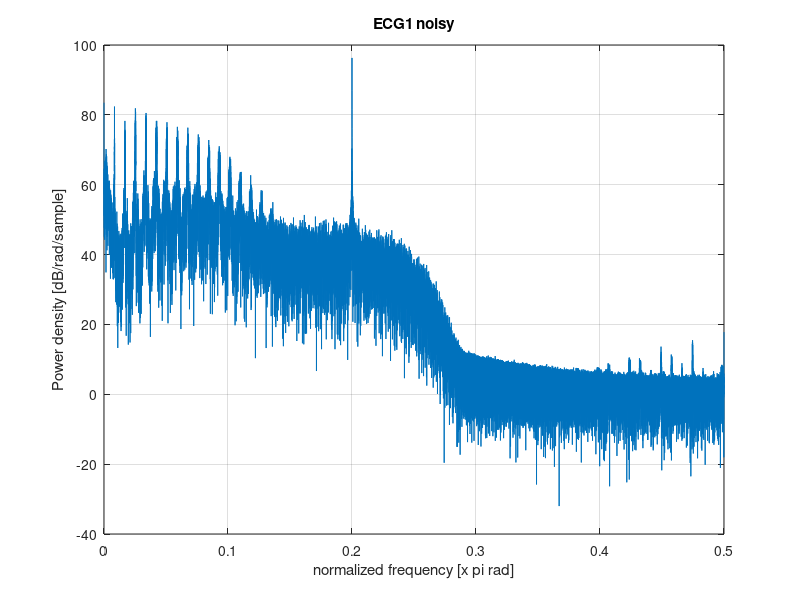
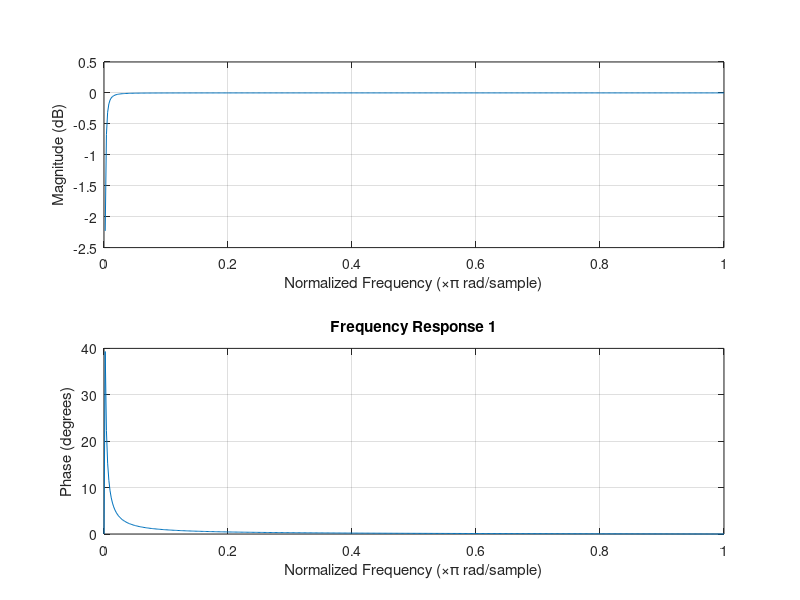
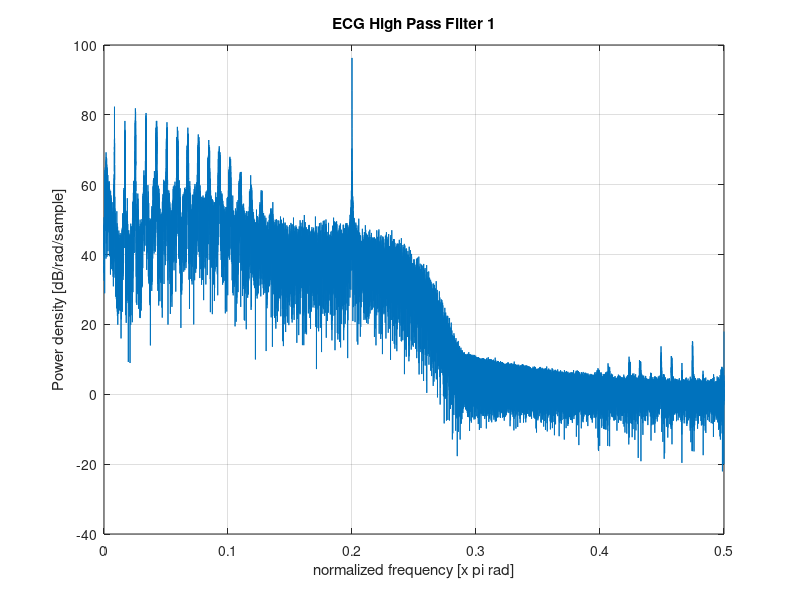
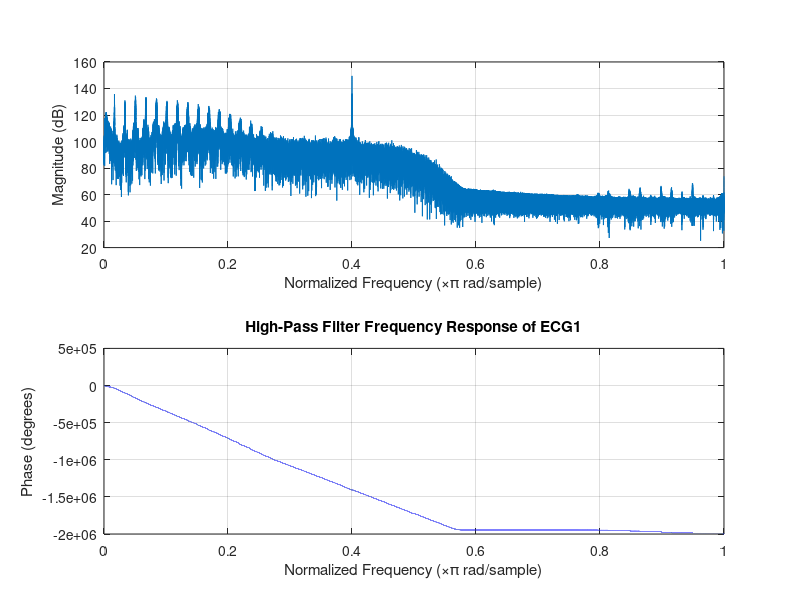

These figures' MATLAB source, in order: (Note: this script raises an error after producing the figures.)
%% Lab 3: ECG
% ELEC3802
% This document loops through each ECG signal

clc
clear
clf
%% Load data
load('ECG_noisy.mat')

%% Repeat for 5-9
% Combine the matrix into one for looping
ECG=[ECG1_noisy;ECG2_noisy;ECG3_noisy;ECG4_noisy;ECG5_noisy];
[r,c] = size(ECG); % Get the size of the matrix

% Outer loop through each ECG measurement
for i = 1:r
    figure()
    % Inpect the noisy ECG signal
    periodogram(ECG(i,1:c))
    % Save the file
    title(['ECG',num2str(i),'_',' noisy']);
    saveas(gcf,sprintf('ECG%d_noisy.png',i));
    
    % Q5 
    % Low order filter - High Pass Filter
    fc = 0.2;
    Wn = fc/(Fs/2);
    % 1st order 
    [b,a] = butter(1,Wn,'high');

    % Check the frequency response of the filter.
    figure();
    freqz(b,a);
    title(['Frequency Response ',num2str(i)]);
    saveas(gcf,sprintf('frequencyResponse_%d.png',i));

    % Visualize filter
    ECG_low_filtered = filter(b,a,ECG(i,1:c));
    figure();
    periodogram(ECG_low_filtered);
    title(['ECG High Pass Filter ',num2str(i)]);
    saveas(gcf,sprintf('ECG_High_Pass_Filter_%d.png',i));
    freqz(ECG_low_filtered);
    title(['High-Pass Filter Frequency Response of ECG',num2str(i)]);
    saveas(gcf,sprintf('High_Pass_Filtered_Frequency_Response_ECG%d.png',i));
    
    % Q6 Low-pass Filter
    fc_9 = 35;
    Wn_9 = fc_9/(Fs/2);
    [b_9,a_9] = butter(9,Wn_9,'low');
    ECG_high_filtered = filter(b_9,a_9,ECG_low_filtered);
    figure();
    periodogram(ECG_high_filtered);
    title(['ECG Low Pass Filter ',num2str(i)]);
    saveas(gcf,sprintf('ECG_Low_Pass_Filter%d.png',i));
    
    % Q7 Power Spectrum Density
    % Design a filter with a Q-factor of Q=35 to remove a 50 Hz tone from 
    % system running at 250 Hz.
    noise_freq = 50;
    Wo = noise_freq/(Fs/2);  
    Bw = Wo/35;
    [b_n,a_n] = iirnotch(Wo,Bw);
    fvtool(b_n,a_n); % Visualize the filter
    
    % Apply the filter to the signal
    ECG_Power_Spectrum_Density = filter(b_n,a_n,ECG_high_filtered);
    figure();
    periodogram(ECG_Power_Spectrum_Density);
    title(['ECG Notch Filter Filter ',num2str(i)]);
    saveas(gcf,sprintf('ECG_Power_Spectrum_Density_%d.png',i));
    
    % Examine filtered signal
    figure();
    plot(t(1:500),ECG1_Power_line_filtered(1:500));   
    title('ECG Filtered Signal');
    xlabel('Time (s)');
    ylabel('Intensity');
    saveas(gcf,sprintf('ECG_Filtered_Exmained_%d.png',i));
    
    % Q9 Examine the signal in 10 segments

    % Set up the loop
    seg= 10;
    segmentMatix = [];
    N = length(ECG_Power_Spectrum_Density);
    t = N/seg;
    % Set up the size of the plot
    x0=10;
    y0=10;
    width=10000;
    height=2000;
    figure()
    set(gcf,'position',[x0,y0,width,height])
    
    % Inner loop to obatin the segments
    for a = 1:seg
        segmentMatix(a,:) = ECG_Power_Spectrum_Density((a-1)*t+1 : t*a );
        subplot(10,1,a);
        plot(segmentMatix(a,:));
    end 
    sgtitle(['Filtered ECG',num2str(i),' Noisy in 10 Equal Segments']);
    saveas(gcf,sprintf('Filtered_ECG%d_noisy_10-equal_segments.png',i));
end